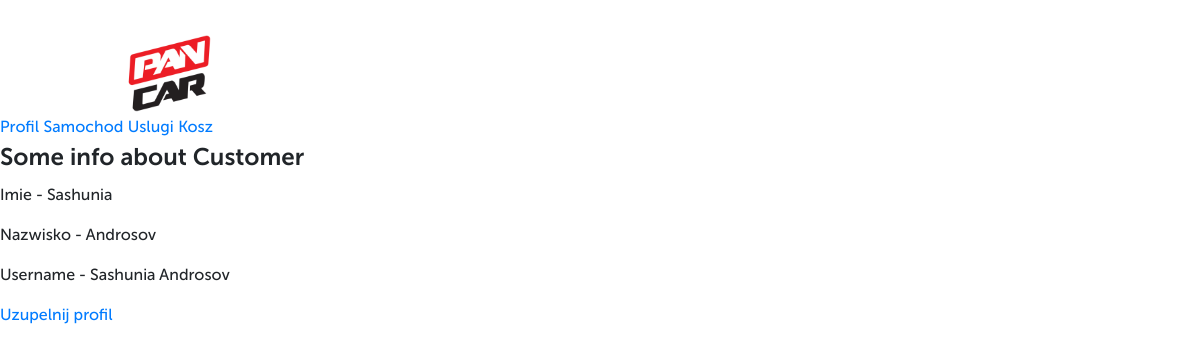
The app's page /profile/ (signed in) with its own data.
### pancar/models.py (models this page shows, shortened)
class User(AbstractUser):
    phone = models.CharField(max_length=20)
    def __str__(self):
        return self.first_name + ' ' + self.last_name

### user_account/views.py (the view)
# urls.py: path('profile/', AccountProfileView.as_view(), name='profile'),
class AccountProfileView(View):
    template_name = 'account/profile.html'
    def get(self, request):
        return render(request, self.template_name)

### user_account/templates/account/profile.html
{% extends 'account/account.html' %}
{% block content %}
    <h2>Some info about Customer</h2>
        {% if user.is_authenticated %}
            <p>Imie - {{ user.first_name }}</p>
            <p>Nazwisko - {{ user.last_name }}</p>
            <p>Username - {{ user }}</p>
            <a href="{% url 'profile_update' user.pk%}">Uzupelnij profil</a>
        {% endif %}
{% endblock %}

### records on screen
User: first_name "Sashunia", last_name "Androsov", first_name+last_name "Sashunia Androsov"
